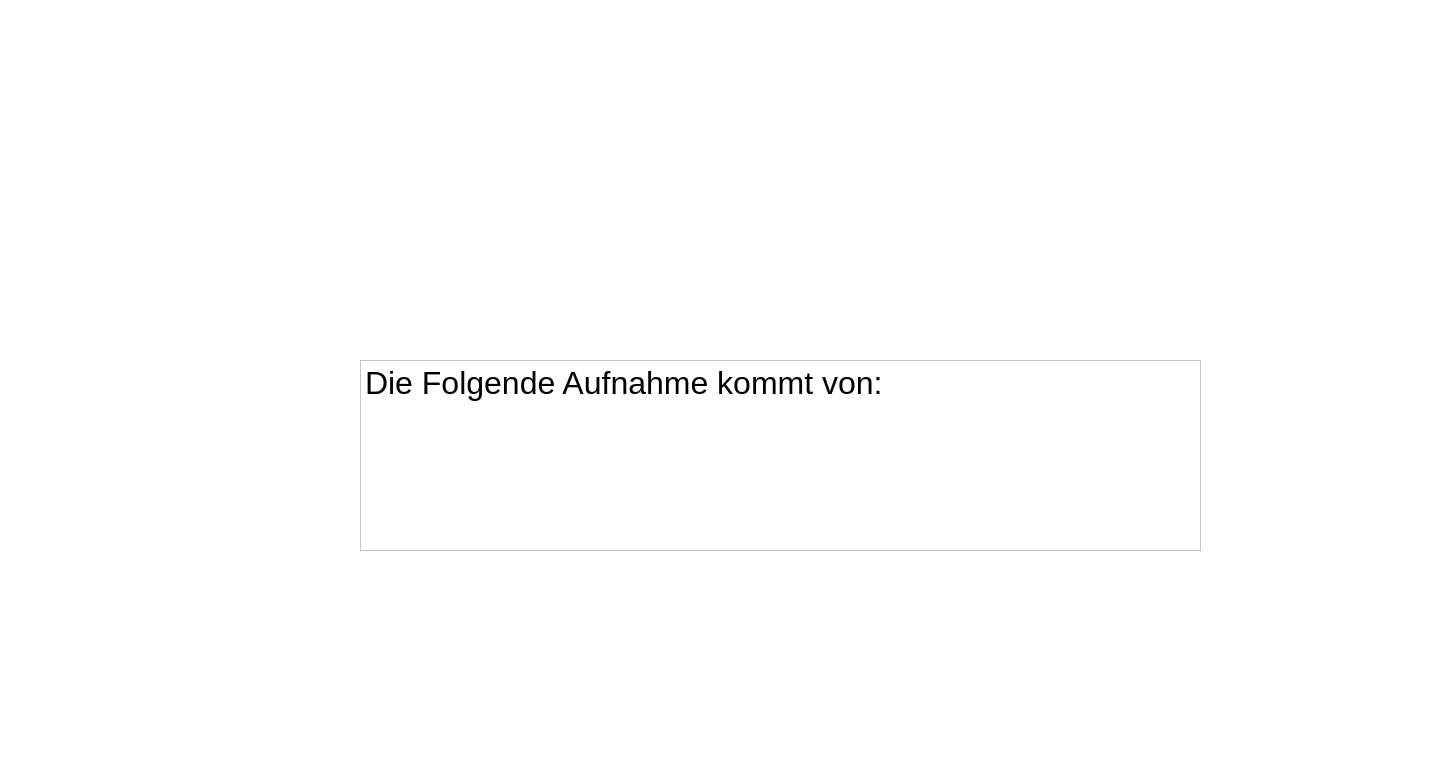
<?xml version="1.0" encoding="UTF-8"?>
<ui version="4.0">
 <class>Form</class>
 <widget class="QWidget" name="Form">
  <property name="geometry">
   <rect>
    <x>0</x>
    <y>0</y>
    <width>1440</width>
    <height>757</height>
   </rect>
  </property>
  <property name="windowTitle">
   <string>Form</string>
  </property>
  <widget class="QPushButton" name="weiterBtn">
   <property name="geometry">
    <rect>
     <x>1140</x>
     <y>760</y>
     <width>231</width>
     <height>81</height>
    </rect>
   </property>
   <property name="autoFillBackground">
    <bool>false</bool>
   </property>
   <property name="styleSheet">
    <string notr="true">background-color: blue; font: bold 30px; color: white;</string>
   </property>
   <property name="text">
    <string>Weiter</string>
   </property>
   <property name="autoDefault">
    <bool>false</bool>
   </property>
   <property name="default">
    <bool>false</bool>
   </property>
   <property name="flat">
    <bool>false</bool>
   </property>
  </widget>
  <widget class="QFrame" name="frame">
   <property name="geometry">
    <rect>
     <x>-40</x>
     <y>-20</y>
     <width>1511</width>
     <height>981</height>
    </rect>
   </property>
   <property name="styleSheet">
    <string notr="true">background-color: white;</string>
   </property>
   <property name="frameShape">
    <enum>QFrame::StyledPanel</enum>
   </property>
   <property name="frameShadow">
    <enum>QFrame::Raised</enum>
   </property>
   <widget class="QTextBrowser" name="textBrowser">
    <property name="geometry">
     <rect>
      <x>400</x>
      <y>380</y>
      <width>841</width>
      <height>191</height>
     </rect>
    </property>
    <property name="verticalScrollBarPolicy">
     <enum>Qt::ScrollBarAlwaysOff</enum>
    </property>
    <property name="horizontalScrollBarPolicy">
     <enum>Qt::ScrollBarAlwaysOff</enum>
    </property>
    <property name="html">
     <string>&lt;!DOCTYPE HTML PUBLIC &quot;-//W3C//DTD HTML 4.0//EN&quot; &quot;http://www.w3.org/TR/REC-html40/strict.dtd&quot;&gt;
&lt;html&gt;&lt;head&gt;&lt;meta name=&quot;qrichtext&quot; content=&quot;1&quot; /&gt;&lt;style type=&quot;text/css&quot;&gt;
p, li { white-space: pre-wrap; }
&lt;/style&gt;&lt;/head&gt;&lt;body style=&quot; font-family:'.AppleSystemUIFont'; font-size:13pt; font-weight:400; font-style:normal;&quot;&gt;
&lt;p style=&quot; margin-top:0px; margin-bottom:0px; margin-left:0px; margin-right:0px; -qt-block-indent:0; text-indent:0px;&quot;&gt;&lt;span style=&quot; font-family:'Helvetica Neue'; font-size:24pt;&quot;&gt;Die Folgende Aufnahme kommt von:&lt;/span&gt;&lt;span style=&quot; font-size:24pt;&quot;&gt; &lt;/span&gt;&lt;/p&gt;
&lt;p style=&quot;-qt-paragraph-type:empty; margin-top:0px; margin-bottom:0px; margin-left:0px; margin-right:0px; -qt-block-indent:0; text-indent:0px; font-size:24pt;&quot;&gt;&lt;br /&gt;&lt;/p&gt;
&lt;p style=&quot;-qt-paragraph-type:empty; margin-top:0px; margin-bottom:0px; margin-left:0px; margin-right:0px; -qt-block-indent:0; text-indent:0px; font-size:24pt;&quot;&gt;&lt;br /&gt;&lt;/p&gt;&lt;/body&gt;&lt;/html&gt;</string>
    </property>
   </widget>
  </widget>
  <zorder>frame</zorder>
  <zorder>weiterBtn</zorder>
 </widget>
 <tabstops>
  <tabstop>textBrowser</tabstop>
 </tabstops>
 <resources/>
 <connections/>
</ui>
